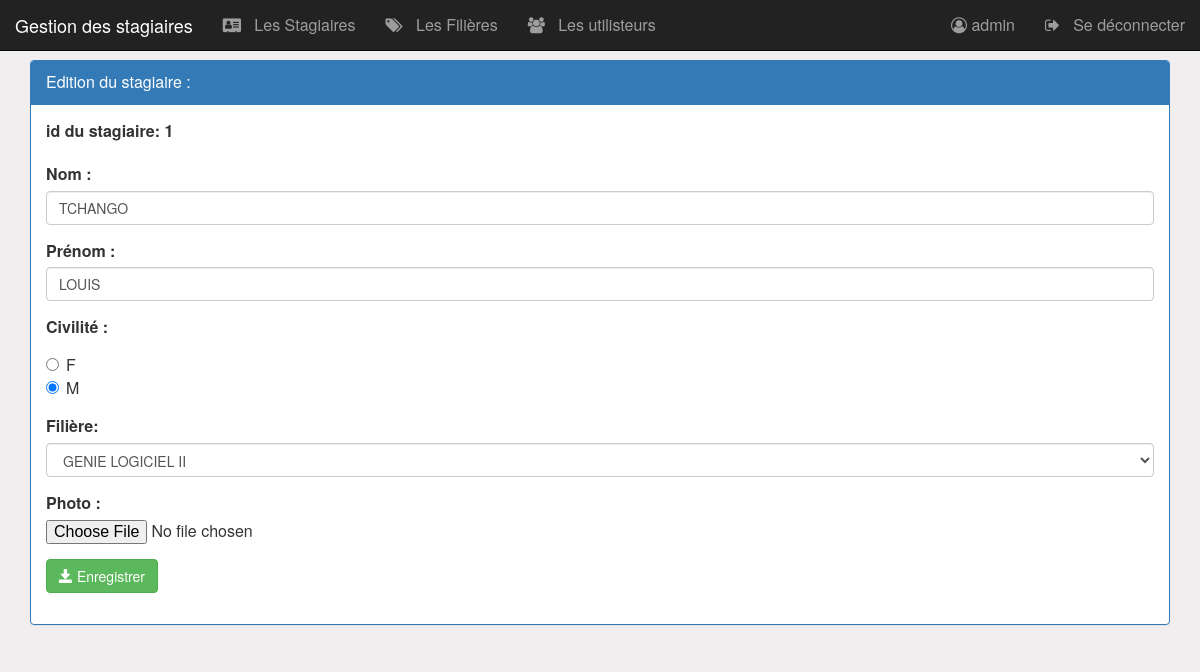
The page /pages/editerStagiaire.php?idS=1 (signed in) on the database its author committed.
### tables this page shows
create table stagiaire(
    idStagiaire int(4) auto_increment primary key,
    nom varchar(50),
    prenom varchar(50),
    civilite varchar(1),
    photo varchar(100),
    idFiliere int(4)
);

create table filiere(
    idFiliere int(4) auto_increment primary key,
    nomFiliere varchar(50),
    niveau varchar(50)
);

### pages/editerStagiaire.php (the view, shortened to what this page needs)
<?php
    require_once('connexiondb.php');
    $idS=isset($_GET['idS'])?$_GET['idS']:0;
    $requeteS="select * from stagiaire where idStagiaire=$idS";
    $resultatS=$pdo->query($requeteS);
    $stagiaire=$resultatS->fetch();
    $nom=$stagiaire['nom'];
    $prenom=$stagiaire['prenom'];
    $civilite=strtoupper($stagiaire['civilite']);
    $idFiliere=$stagiaire['idFiliere'];
    $requeteF="select * from filiere";
    $resultatF=$pdo->query($requeteF);
?>
<HTML>
    <head>
        <link rel="stylesheet" type="text/css" href="../css/bootstrap.min.css">
        <link rel="stylesheet" type="text/css" href="../css/font-awesome.min.css">
        <link rel="stylesheet" type="text/css" href="../css/monstyle.css">
    </head>
    <body>
        <?php include("menu.php"); ?>
        <div class="container">
             <div class="panel panel-primary margetop60">
                <div class="panel-heading">Edition du stagiaire :</div>
                <div class="panel-body">
                    <form method="post" action="updateStagiaire.php" class="form"  enctype="multipart/form-data">
						<div class="form-group">
                             <label for="idS">id du stagiaire: <?php echo $idS ?></label>
                        </div>
                        <div class="form-group">
                             <label for="nom">Nom :</label>
                            <input type="text" name="nom" placeholder="Nom" class="form-control" value="<?php echo $nom ?>"/>
                        </div>
                        <div class="form-group">
                             <label for="prenom">Prénom :</label>
                            <input type="text" name="prenom" placeholder="Prénom" class="form-control"
                                   value="<?php echo $prenom ?>"/>
                        </div>
                        <div class="form-group">
                            <label for="civilite">Civilité :</label>
                            <div class="radio">
                                <label><input type="radio" name="civilite" value="F"
                                    <?php if($civilite==="F")echo "checked" ?> checked/> F </label><br>
                                <label><input type="radio" name="civilite" value="M"
                                    <?php if($civilite==="M")echo "checked" ?>/> M </label>
                            </div>
                        </div>
                        <div class="form-group">
                            <label for="idFiliere">Filière:</label>
				            <select name="idFiliere" class="form-control" id="idFiliere">
                              <?php while($filiere=$resultatF->fetch()) { ?>
                                <option value="<?php echo $filiere['idFiliere'] ?>"
                                         <?php if($idFiliere===$filiere['idFiliere']) echo "selected" ?>>
                                    <?php echo $filiere['nomFiliere'] ?>
                                </option>
                              <?php }?>
				            </select>
                        </div>
                        <div class="form-group">
                             <label for="photo">Photo :</label>
                            <input type="file" name="photo" />
                        </div>
				        <button type="submit" class="btn btn-success">
                            <span class="glyphicon glyphicon-save"></span>
                            Enregistrer
                        </button>
					</form>
                </div>
            </div>
        </div>
    </body>
</HTML>

### css/monstyle.css (style rules this page uses)
.margetop60 { margin-top: 60px; }
body { background-color: rgb(240, 238, 238); font-size: 16px; }

### rows shown on the page
stagiaire: nom "TCHANGO", prenom "LOUIS", civilite "☐ F", civilite "☑ M", idFiliere "GENIE LOGICIEL II"

### other values the page prints
$_SESSION['user']['login'] "admin"
$idS "1"
